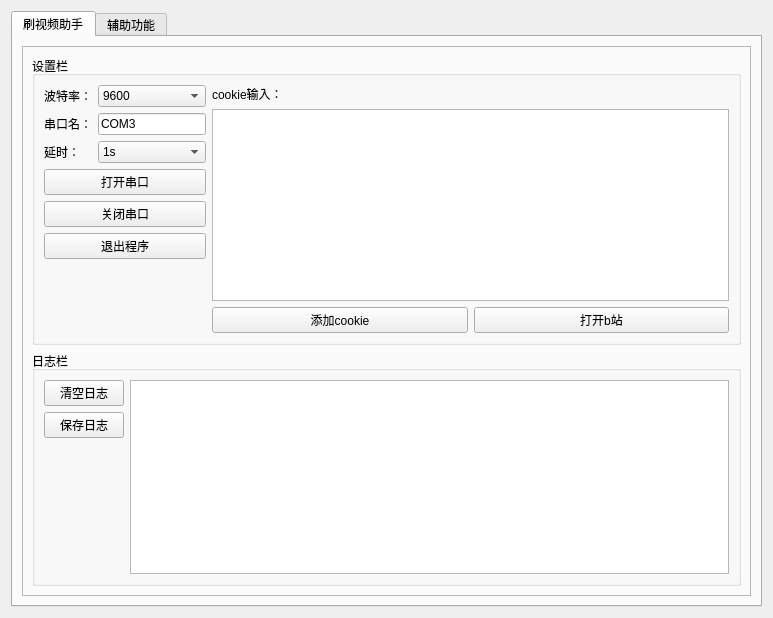
<?xml version="1.0" encoding="UTF-8"?>
<ui version="4.0">
 <class>Form</class>
 <widget class="QWidget" name="Form">
  <property name="geometry">
   <rect>
    <x>0</x>
    <y>0</y>
    <width>773</width>
    <height>607</height>
   </rect>
  </property>
  <property name="windowTitle">
   <string>Form</string>
  </property>
  <layout class="QVBoxLayout" name="verticalLayout_5">
   <item>
    <widget class="QTabWidget" name="tabWidget">
     <property name="sizePolicy">
      <sizepolicy hsizetype="Minimum" vsizetype="Minimum">
       <horstretch>0</horstretch>
       <verstretch>0</verstretch>
      </sizepolicy>
     </property>
     <property name="currentIndex">
      <number>0</number>
     </property>
     <widget class="QWidget" name="first_page">
      <property name="sizePolicy">
       <sizepolicy hsizetype="Minimum" vsizetype="Minimum">
        <horstretch>0</horstretch>
        <verstretch>0</verstretch>
       </sizepolicy>
      </property>
      <property name="maximumSize">
       <size>
        <width>1000000</width>
        <height>1000000</height>
       </size>
      </property>
      <attribute name="title">
       <string>刷视频助手</string>
      </attribute>
      <layout class="QVBoxLayout" name="verticalLayout_7" stretch="0">
       <item>
        <widget class="QFrame" name="frame">
         <property name="sizePolicy">
          <sizepolicy hsizetype="Maximum" vsizetype="Maximum">
           <horstretch>0</horstretch>
           <verstretch>0</verstretch>
          </sizepolicy>
         </property>
         <property name="maximumSize">
          <size>
           <width>1920</width>
           <height>1080</height>
          </size>
         </property>
         <property name="layoutDirection">
          <enum>Qt::LayoutDirection::LeftToRight</enum>
         </property>
         <property name="frameShape">
          <enum>QFrame::Shape::StyledPanel</enum>
         </property>
         <property name="frameShadow">
          <enum>QFrame::Shadow::Raised</enum>
         </property>
         <layout class="QVBoxLayout" name="verticalLayout_6">
          <item>
           <layout class="QVBoxLayout" name="verticalLayout_4" stretch="0,1">
            <item>
             <widget class="QGroupBox" name="setting_groupBox">
              <property name="title">
               <string>设置栏</string>
              </property>
              <layout class="QHBoxLayout" name="horizontalLayout_8">
               <item>
                <layout class="QHBoxLayout" name="setting_layout" stretch="0,1">
                 <item>
                  <layout class="QVBoxLayout" name="left_layout" stretch="0,0,0,0,0,0,1">
                   <item>
                    <layout class="QHBoxLayout" name="horizontalLayout" stretch="0,1">
                     <item>
                      <widget class="QLabel" name="label">
                       <property name="text">
                        <string>波特率：</string>
                       </property>
                      </widget>
                     </item>
                     <item>
                      <widget class="QComboBox" name="baudrate_select">
                       <property name="currentText">
                        <string>9600</string>
                       </property>
                       <property name="currentIndex">
                        <number>4</number>
                       </property>
                       <item>
                        <property name="text">
                         <string>600</string>
                        </property>
                       </item>
                       <item>
                        <property name="text">
                         <string>1200</string>
                        </property>
                       </item>
                       <item>
                        <property name="text">
                         <string>2400</string>
                        </property>
                       </item>
                       <item>
                        <property name="text">
                         <string>4800</string>
                        </property>
                       </item>
                       <item>
                        <property name="text">
                         <string>9600</string>
                        </property>
                       </item>
                       <item>
                        <property name="text">
                         <string>14400</string>
                        </property>
                       </item>
                       <item>
                        <property name="text">
                         <string>19200</string>
                        </property>
                       </item>
                       <item>
                        <property name="text">
                         <string>28800</string>
                        </property>
                       </item>
                       <item>
                        <property name="text">
                         <string>38400</string>
                        </property>
                       </item>
                      </widget>
                     </item>
                    </layout>
                   </item>
                   <item>
                    <layout class="QHBoxLayout" name="horizontalLayout_2">
                     <item>
                      <widget class="QLabel" name="label_2">
                       <property name="text">
                        <string>串口名：</string>
                       </property>
                      </widget>
                     </item>
                     <item>
                      <widget class="QLineEdit" name="serial_name">
                       <property name="text">
                        <string>COM3</string>
                       </property>
                       <property name="placeholderText">
                        <string>请输入串口名</string>
                       </property>
                      </widget>
                     </item>
                    </layout>
                   </item>
                   <item>
                    <layout class="QHBoxLayout" name="horizontalLayout_3" stretch="0,0,1">
                     <item>
                      <widget class="QLabel" name="label_3">
                       <property name="text">
                        <string>延时：</string>
                       </property>
                      </widget>
                     </item>
                     <item>
                      <spacer name="horizontalSpacer">
                       <property name="orientation">
                        <enum>Qt::Orientation::Horizontal</enum>
                       </property>
                       <property name="sizeHint" stdset="0">
                        <size>
                         <width>12</width>
                         <height>20</height>
                        </size>
                       </property>
                      </spacer>
                     </item>
                     <item>
                      <widget class="QComboBox" name="delay_time">
                       <property name="currentIndex">
                        <number>1</number>
                       </property>
                       <item>
                        <property name="text">
                         <string>0.5s</string>
                        </property>
                       </item>
                       <item>
                        <property name="text">
                         <string>1s</string>
                        </property>
                       </item>
                       <item>
                        <property name="text">
                         <string>1.5s</string>
                        </property>
                       </item>
                       <item>
                        <property name="text">
                         <string>2s</string>
                        </property>
                       </item>
                      </widget>
                     </item>
                    </layout>
                   </item>
                   <item>
                    <widget class="QPushButton" name="open_serial_btn">
                     <property name="cursor">
                      <cursorShape>PointingHandCursor</cursorShape>
                     </property>
                     <property name="text">
                      <string>打开串口</string>
                     </property>
                    </widget>
                   </item>
                   <item>
                    <widget class="QPushButton" name="close_serial_btn">
                     <property name="cursor">
                      <cursorShape>PointingHandCursor</cursorShape>
                     </property>
                     <property name="text">
                      <string>关闭串口</string>
                     </property>
                    </widget>
                   </item>
                   <item>
                    <widget class="QPushButton" name="exit_app_btn">
                     <property name="cursor">
                      <cursorShape>PointingHandCursor</cursorShape>
                     </property>
                     <property name="text">
                      <string>退出程序</string>
                     </property>
                    </widget>
                   </item>
                   <item>
                    <spacer name="verticalSpacer_2">
                     <property name="orientation">
                      <enum>Qt::Orientation::Vertical</enum>
                     </property>
                     <property name="sizeHint" stdset="0">
                      <size>
                       <width>20</width>
                       <height>40</height>
                      </size>
                     </property>
                    </spacer>
                   </item>
                  </layout>
                 </item>
                 <item>
                  <layout class="QVBoxLayout" name="right_layout">
                   <item>
                    <widget class="QLabel" name="label_4">
                     <property name="text">
                      <string>cookie输入：</string>
                     </property>
                    </widget>
                   </item>
                   <item>
                    <widget class="QPlainTextEdit" name="cookie_text">
                     <property name="minimumSize">
                      <size>
                       <width>0</width>
                       <height>0</height>
                      </size>
                     </property>
                     <property name="plainText">
                      <string/>
                     </property>
                     <property name="placeholderText">
                      <string>请输入cookie</string>
                     </property>
                    </widget>
                   </item>
                   <item>
                    <layout class="QHBoxLayout" name="horizontalLayout_4">
                     <item>
                      <widget class="QPushButton" name="add_cookie_btn">
                       <property name="cursor">
                        <cursorShape>PointingHandCursor</cursorShape>
                       </property>
                       <property name="text">
                        <string>添加cookie</string>
                       </property>
                      </widget>
                     </item>
                     <item>
                      <widget class="QPushButton" name="open_bilibili_btn">
                       <property name="cursor">
                        <cursorShape>PointingHandCursor</cursorShape>
                       </property>
                       <property name="text">
                        <string>打开b站</string>
                       </property>
                      </widget>
                     </item>
                    </layout>
                   </item>
                  </layout>
                 </item>
                </layout>
               </item>
              </layout>
             </widget>
            </item>
            <item>
             <widget class="QGroupBox" name="log_groupBox">
              <property name="title">
               <string>日志栏</string>
              </property>
              <layout class="QVBoxLayout" name="verticalLayout_8">
               <item>
                <layout class="QHBoxLayout" name="horizontalLayout_6" stretch="0,1">
                 <item>
                  <layout class="QVBoxLayout" name="verticalLayout_3">
                   <item>
                    <widget class="QPushButton" name="clear_log_btn">
                     <property name="cursor">
                      <cursorShape>PointingHandCursor</cursorShape>
                     </property>
                     <property name="text">
                      <string>清空日志</string>
                     </property>
                    </widget>
                   </item>
                   <item>
                    <widget class="QPushButton" name="save_log_btn">
                     <property name="cursor">
                      <cursorShape>PointingHandCursor</cursorShape>
                     </property>
                     <property name="text">
                      <string>保存日志</string>
                     </property>
                    </widget>
                   </item>
                   <item>
                    <spacer name="verticalSpacer">
                     <property name="orientation">
                      <enum>Qt::Orientation::Vertical</enum>
                     </property>
                     <property name="sizeHint" stdset="0">
                      <size>
                       <width>20</width>
                       <height>40</height>
                      </size>
                     </property>
                    </spacer>
                   </item>
                  </layout>
                 </item>
                 <item>
                  <widget class="QPlainTextEdit" name="message_text">
                   <property name="cursor" stdset="0">
                    <cursorShape>ArrowCursor</cursorShape>
                   </property>
                   <property name="readOnly">
                    <bool>true</bool>
                   </property>
                  </widget>
                 </item>
                </layout>
               </item>
              </layout>
             </widget>
            </item>
           </layout>
          </item>
         </layout>
        </widget>
       </item>
      </layout>
     </widget>
     <widget class="QWidget" name="second_page">
      <property name="sizePolicy">
       <sizepolicy hsizetype="Preferred" vsizetype="Preferred">
        <horstretch>0</horstretch>
        <verstretch>0</verstretch>
       </sizepolicy>
      </property>
      <property name="maximumSize">
       <size>
        <width>10000</width>
        <height>10000</height>
       </size>
      </property>
      <property name="layoutDirection">
       <enum>Qt::LayoutDirection::LeftToRight</enum>
      </property>
      <attribute name="title">
       <string>辅助功能</string>
      </attribute>
      <layout class="QHBoxLayout" name="horizontalLayout_14">
       <item>
        <layout class="QVBoxLayout" name="verticalLayout_14" stretch="10,4">
         <item>
          <layout class="QHBoxLayout" name="horizontalLayout_12" stretch="2,10">
           <item>
            <widget class="QGroupBox" name="groupBox">
             <property name="title">
              <string>功能栏</string>
             </property>
             <layout class="QVBoxLayout" name="verticalLayout_2">
              <item>
               <layout class="QVBoxLayout" name="verticalLayout">
                <item>
                 <widget class="QPushButton" name="sync_btn">
                  <property name="text">
                   <string>同步时钟</string>
                  </property>
                 </widget>
                </item>
                <item>
                 <spacer name="verticalSpacer_3">
                  <property name="orientation">
                   <enum>Qt::Orientation::Vertical</enum>
                  </property>
                  <property name="sizeHint" stdset="0">
                   <size>
                    <width>20</width>
                    <height>40</height>
                   </size>
                  </property>
                 </spacer>
                </item>
               </layout>
              </item>
             </layout>
            </widget>
           </item>
           <item>
            <widget class="QGroupBox" name="groupBox_2">
             <property name="title">
              <string>时钟信息</string>
             </property>
             <layout class="QVBoxLayout" name="verticalLayout_10">
              <item>
               <layout class="QVBoxLayout" name="verticalLayout_9">
                <item>
                 <widget class="QLabel" name="label_5">
                  <property name="font">
                   <font>
                    <pointsize>24</pointsize>
                   </font>
                  </property>
                  <property name="text">
                   <string>当前时间：</string>
                  </property>
                 </widget>
                </item>
                <item>
                 <widget class="QLCDNumber" name="lcd"/>
                </item>
                <item>
                 <layout class="QHBoxLayout" name="horizontalLayout_5">
                  <item>
                   <spacer name="horizontalSpacer_2">
                    <property name="orientation">
                     <enum>Qt::Orientation::Horizontal</enum>
                    </property>
                    <property name="sizeHint" stdset="0">
                     <size>
                      <width>40</width>
                      <height>20</height>
                     </size>
                    </property>
                   </spacer>
                  </item>
                  <item>
                   <widget class="QLabel" name="date_label">
                    <property name="font">
                     <font>
                      <pointsize>24</pointsize>
                     </font>
                    </property>
                    <property name="text">
                     <string>TextLabel</string>
                    </property>
                   </widget>
                  </item>
                 </layout>
                </item>
               </layout>
              </item>
             </layout>
            </widget>
           </item>
          </layout>
         </item>
         <item>
          <layout class="QHBoxLayout" name="horizontalLayout_13">
           <item>
            <widget class="QGroupBox" name="groupBox_3">
             <property name="title">
              <string>adc信息</string>
             </property>
             <layout class="QHBoxLayout" name="horizontalLayout_10">
              <item>
               <layout class="QVBoxLayout" name="verticalLayout_11">
                <item>
                 <layout class="QHBoxLayout" name="horizontalLayout_7">
                  <item>
                   <widget class="QLabel" name="label_6">
                    <property name="font">
                     <font>
                      <pointsize>16</pointsize>
                     </font>
                    </property>
                    <property name="text">
                     <string>当前温度：</string>
                    </property>
                   </widget>
                  </item>
                  <item>
                   <widget class="QLabel" name="tem_label">
                    <property name="font">
                     <font>
                      <pointsize>16</pointsize>
                     </font>
                    </property>
                    <property name="text">
                     <string>0℃</string>
                    </property>
                   </widget>
                  </item>
                 </layout>
                </item>
                <item>
                 <layout class="QHBoxLayout" name="horizontalLayout_9">
                  <item>
                   <widget class="QLabel" name="label_12">
                    <property name="font">
                     <font>
                      <pointsize>16</pointsize>
                     </font>
                    </property>
                    <property name="text">
                     <string>当前光照强度：</string>
                    </property>
                   </widget>
                  </item>
                  <item>
                   <widget class="QLabel" name="light_intensity">
                    <property name="font">
                     <font>
                      <pointsize>16</pointsize>
                     </font>
                    </property>
                    <property name="text">
                     <string>0</string>
                    </property>
                   </widget>
                  </item>
                 </layout>
                </item>
               </layout>
              </item>
             </layout>
            </widget>
           </item>
           <item>
            <widget class="QGroupBox" name="groupBox_4">
             <property name="title">
              <string>FM收音机信息</string>
             </property>
             <layout class="QVBoxLayout" name="verticalLayout_13">
              <item>
               <layout class="QHBoxLayout" name="horizontalLayout_11">
                <item>
                 <layout class="QVBoxLayout" name="verticalLayout_12">
                  <item>
                   <widget class="QLabel" name="fm_frequency_label">
                    <property name="font">
                     <font>
                      <pointsize>16</pointsize>
                     </font>
                    </property>
                    <property name="text">
                     <string>当前频率：91.8</string>
                    </property>
                   </widget>
                  </item>
                  <item>
                   <widget class="QLabel" name="fm_volume_label">
                    <property name="font">
                     <font>
                      <pointsize>16</pointsize>
                     </font>
                    </property>
                    <property name="text">
                     <string>当前音量：5</string>
                    </property>
                   </widget>
                  </item>
                 </layout>
                </item>
               </layout>
              </item>
             </layout>
            </widget>
           </item>
          </layout>
         </item>
        </layout>
       </item>
      </layout>
     </widget>
    </widget>
   </item>
  </layout>
 </widget>
 <resources/>
 <connections/>
</ui>
